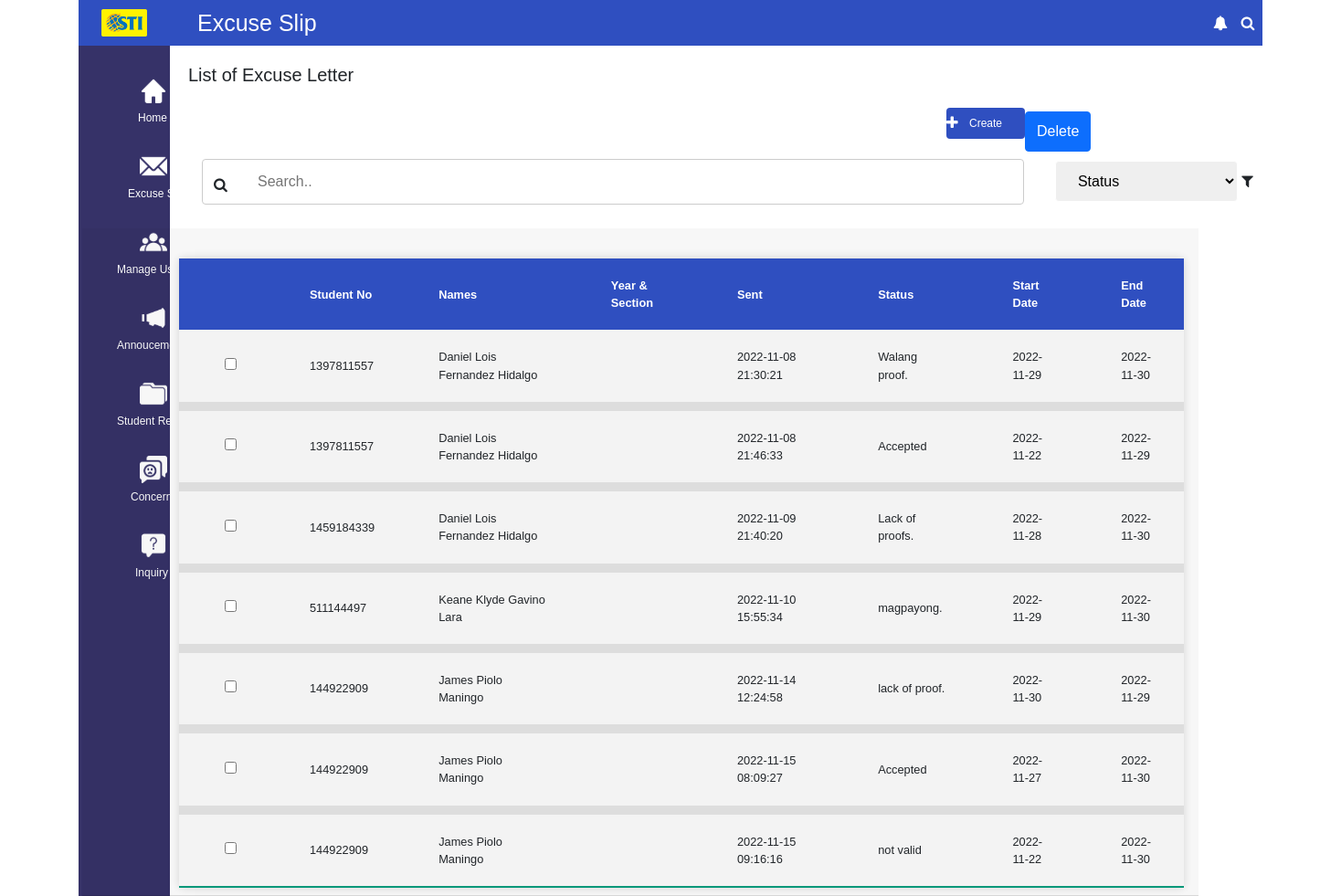
The app's page /listsofexcuseletter.php (signed in) with its own data.
### listsofexcuseletter.php (the view, shortened to what this page needs)
<?php
    require 'config.php';
?>
<!DOCTYPE html>
<html lang="en">
<head>
    <link rel="stylesheet" href="listsofexcuseletter.css">
    <link rel="stylesheet" href="https://stackpath.bootstrapcdn.com/font-awesome/4.7.0/css/font-awesome.min.css">
    <link href="https://cdn.jsdelivr.net/npm/bootstrap@5.1.3/dist/css/bootstrap.min.css" rel="stylesheet">
     <link rel="stylesheet" href="https://cdn.datatables.net/1.12.1/css/dataTables.bootstrap5.min.css">
</head>
<body>
    <div class="container">
        <div class="navigation">
            <ul>
                <li>
                    <a href="">
                    </a>
                </li>
                <li>
                    <a href="dash.html">
                    <span class="icon"><img src="Images/sidebar_menu/Home.svg" alt=""></span>
                    <span class="title1" ><br>Home</span>
                    </a>
                </li>
                <li>
                    <a href="listofexcuseletter.html">
                    <span class="icon"><img src="Images/sidebar_menu/Excuse_slip.svg" alt=""></span>
                    <span class="title2" ><br>Excuse Slip</span>
                    </a>
                </li>
                <li>
                    <a href="">
                    <span class="icon"><img src="Images/sidebar_menu/Manage_Users.svg" alt=""></span>
                    <span class="title" ><br>Manage Users</span>
                    </a>
                </li>
                <li>
                    <a href="listofannoucement.html">
                    <span class="icon"><img src="Images/sidebar_menu/Announcement.svg" alt=""></span>
                    <span class="title" ><br>Annoucement</span>
                    </a>
                </li>
                <li>
                    <a href="">
                    <span class="icon"><img src="Images/sidebar_menu/Student_Record.svg" alt=""></span>
                    <span class="title" ><br>Student Record</span>
                    </a>
                </li>
                <li>
                    <a href="listofconcerns.html">
                    <span class="icon"><img src="Images/sidebar_menu/Concerns.svg" alt=""></span>
                    <span class="title3" ><br>Concerns</span>
                    </a>
                </li>
                <li>
                    <a href="listofinquiries.html">
                    <span class="icon"><img src="Images/sidebar_menu/Inquiry.svg" alt=""></span>
                    <span class="title4" ><br>Inquiry</span>
                    </a>
                </li>
            </ul>
        </div>
        <div class="main">
            <span id="logo"><img src="Images/sti_logo.png" alt=""></span>
            <div class="topbar">
                <div class="toptitle">
                    <h2>Excuse Slip</h2>
                </div>
                <div class="icons">
                    <i class="fa fa-bell"></i>
                    <i class="fa fa-search"></i>
                </div>
                <div class="icons1">
                    <h3>Admin</h3>
                    <i class="fa fa-angle-down"></i></div>
                </div>
                </div>
                <div class="main1">
                    <div class="title2">
                    <form action="code.php" method="POST">
                      <h1>List of Excuse Letter</h1>
                      <div class="bot">
                        <span class="create">
                            <i class="fa fa-plus"></i>
                            <a class="button1" href="create.php" role="button">Create</a>
                        </span>
                        <button class="btn btn-primary" type="submit" onclick="return confirm('Are You Sure You Want To Delete?');" name="excuse_delete_multiple_btn">Delete</button>
                    </div>
                    </div>
                    <div class="search">
                       <span id="sea"><i class="fa fa-search"></i> <input type="text" placeholder="Search.." name="search"></span>
                <select id="Strand" name="Strand">
                    <option value="0">Status</option>
                </select>
                        <i class="fa fa-filter"></i>
                    </div>
                </div>
                </div>
                <div class="card-header">
                    <table id="tables" class="styled-table">
                        <thead>
                            <tr>
                                <th></th>
                                <th >Student No</th>
                                <th>Names</th>
                                <th >Year & Section</th>
                                <th>Sent</th>
                                <th >Status</th>
                                <th>Start Date</th>
                                <th > End Date</th>
                            </tr>
                        </thead>
                        <tbody>
                            <?php
                                $query = "SELECT * FROM `excuse letter`";
                                $query_run = mysqli_query($link, $query);
                                if(mysqli_num_rows($query_run) > 0)
                                {
                                    foreach($query_run as $excuse)
                                    {
                                        ?>
                                        <tr>
                                            <td>
                                                <input type="checkbox" name="excuse_delete_id[]" value="<?= $excuse['Excuse_Letter_ID']; ?>">
                                            </td>
                                            <td><?= $excuse['Student_ID']; ?></td>
                                            <td><?= $excuse['Names']; ?></td>
                                            <td><?= $excuse['Year&Section']; ?></td>
                                            <td><?= $excuse['Sent']; ?></td>
                                            <td><?= $excuse['Status']; ?></td>
                                            <td><?= $excuse['Start_Date']; ?></td>
                                            <td><?= $excuse['End_Date']; ?></td>
                                        </tr>
                                        <?php
                                    }
                                }
                                else
                                {
                                    echo "<h5 style='color:red;' align='center'> No Record Found! </h5>";
                                }
                            ?>
                        </tbody>
                    </table>
                </div>
</body>
</html>

### records on screen
excuse letter: Student_ID "1397811557", Names "Daniel Lois Fernandez Hidalgo", Sent "2022-11-08 21:30:21", Status "Walang proof.", Start_Date "2022-11-29", End_Date "2022-11-30"
excuse letter: Student_ID "1397811557", Names "Daniel Lois Fernandez Hidalgo", Sent "2022-11-08 21:46:33", Status "Accepted", Start_Date "2022-11-22", End_Date "2022-11-29"
excuse letter: Student_ID "1459184339", Names "Daniel Lois Fernandez Hidalgo", Sent "2022-11-09 21:40:20", Status "Lack of proofs.", Start_Date "2022-11-28", End_Date "2022-11-30"
excuse letter: Student_ID "511144497", Names "Keane Klyde Gavino Lara", Sent "2022-11-10 15:55:34", Status "magpayong.", Start_Date "2022-11-29", End_Date "2022-11-30"
excuse letter: Student_ID "144922909", Names "James Piolo Maningo", Sent "2022-11-14 12:24:58", Status "lack of proof.", Start_Date "2022-11-30", End_Date "2022-11-29"
excuse letter: Student_ID "144922909", Names "James Piolo Maningo", Sent "2022-11-15 08:09:27", Status "Accepted", Start_Date "2022-11-27", End_Date "2022-11-30"
excuse letter: Student_ID "144922909", Names "James Piolo Maningo", Sent "2022-11-15 09:16:16", Status "not valid", Start_Date "2022-11-22", End_Date "2022-11-30"
